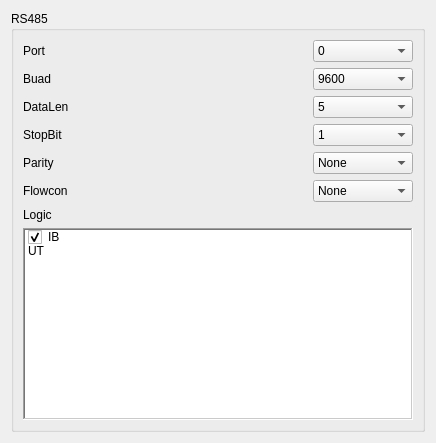
     <widget class="QWidget" name="page_RS485">
      <layout class="QVBoxLayout" name="verticalLayout_33">
       <item>
        <widget class="QGroupBox" name="Serial_RS485">
         <property name="font">
          <font>
           <weight>50</weight>
           <bold>false</bold>
          </font>
         </property>
         <property name="title">
          <string>RS485</string>
         </property>
         <property name="flat">
          <bool>true</bool>
         </property>
         <property name="checkable">
          <bool>false</bool>
         </property>
         <layout class="QVBoxLayout" name="verticalLayout_32">
          <item>
           <layout class="QHBoxLayout" name="horizontalLayout_71">
            <item>
             <widget class="QLabel" name="label_80">
              <property name="text">
               <string>Port</string>
              </property>
             </widget>
            </item>
            <item>
             <spacer name="horizontalSpacer_79">
              <property name="orientation">
               <enum>Qt::Horizontal</enum>
              </property>
              <property name="sizeHint" stdset="0">
               <size>
                <width>238</width>
                <height>20</height>
               </size>
              </property>
             </spacer>
            </item>
            <item>
             <widget class="QComboBox" name="Serial_RS485_Buad_Enum_Text_3">
              <property name="minimumSize">
               <size>
                <width>100</width>
                <height>0</height>
               </size>
              </property>
              <item>
               <property name="text">
                <string>0</string>
               </property>
               <property name="icon">
                <iconset resource="../IDE.qrc">
                 <normaloff>:/Menu/rc/Menu/comm.ico</normaloff>:/Menu/rc/Menu/comm.ico</iconset>
               </property>
              </item>
              <item>
               <property name="text">
                <string>1</string>
               </property>
               <property name="icon">
                <iconset resource="../IDE.qrc">
                 <normaloff>:/Menu/rc/Menu/comm.ico</normaloff>:/Menu/rc/Menu/comm.ico</iconset>
               </property>
              </item>
              <item>
               <property name="text">
                <string>2</string>
               </property>
               <property name="icon">
                <iconset resource="../IDE.qrc">
                 <normaloff>:/Menu/rc/Menu/comm.ico</normaloff>:/Menu/rc/Menu/comm.ico</iconset>
               </property>
              </item>
              <item>
               <property name="text">
                <string>3</string>
               </property>
               <property name="icon">
                <iconset resource="../IDE.qrc">
                 <normaloff>:/Menu/rc/Menu/comm.ico</normaloff>:/Menu/rc/Menu/comm.ico</iconset>
               </property>
              </item>
              <item>
               <property name="text">
                <string>4</string>
               </property>
               <property name="icon">
                <iconset resource="../IDE.qrc">
                 <normaloff>:/Menu/rc/Menu/comm.ico</normaloff>:/Menu/rc/Menu/comm.ico</iconset>
               </property>
              </item>
              <item>
               <property name="text">
                <string>5</string>
               </property>
               <property name="icon">
                <iconset resource="../IDE.qrc">
                 <normaloff>:/Menu/rc/Menu/comm.ico</normaloff>:/Menu/rc/Menu/comm.ico</iconset>
               </property>
              </item>
              <item>
               <property name="text">
                <string>6</string>
               </property>
               <property name="icon">
                <iconset resource="../IDE.qrc">
                 <normaloff>:/Menu/rc/Menu/comm.ico</normaloff>:/Menu/rc/Menu/comm.ico</iconset>
               </property>
              </item>
              <item>
               <property name="text">
                <string>7</string>
               </property>
               <property name="icon">
                <iconset resource="../IDE.qrc">
                 <normaloff>:/Menu/rc/Menu/comm.ico</normaloff>:/Menu/rc/Menu/comm.ico</iconset>
               </property>
              </item>
              <item>
               <property name="text">
                <string>8</string>
               </property>
               <property name="icon">
                <iconset resource="../IDE.qrc">
                 <normaloff>:/Menu/rc/Menu/comm.ico</normaloff>:/Menu/rc/Menu/comm.ico</iconset>
               </property>
              </item>
              <item>
               <property name="text">
                <string>9</string>
               </property>
               <property name="icon">
                <iconset resource="../IDE.qrc">
                 <normaloff>:/Menu/rc/Menu/comm.ico</normaloff>:/Menu/rc/Menu/comm.ico</iconset>
               </property>
              </item>
             </widget>
            </item>
           </layout>
          </item>
          <item>
           <layout class="QHBoxLayout" name="horizontalLayout_33">
            <item>
             <widget class="QLabel" name="label_51">
              <property name="text">
               <string>Buad   </string>
              </property>
             </widget>
            </item>
            <item>
             <spacer name="horizontalSpacer_58">
              <property name="orientation">
               <enum>Qt::Horizontal</enum>
              </property>
              <property name="sizeHint" stdset="0">
               <size>
                <width>238</width>
                <height>20</height>
               </size>
              </property>
             </spacer>
            </item>
            <item>
             <widget class="QComboBox" name="Serial_RS485_Buad_Enum_Text">
              <property name="minimumSize">
               <size>
                <width>100</width>
                <height>0</height>
               </size>
              </property>
              <item>
               <property name="text">
                <string>9600</string>
               </property>
               <property name="icon">
                <iconset resource="../IDE.qrc">
                 <normaloff>:/Menu/rc/Menu/eye.png</normaloff>:/Menu/rc/Menu/eye.png</iconset>
               </property>
              </item>
              <item>
               <property name="text">
                <string>19200</string>
               </property>
               <property name="icon">
                <iconset resource="../IDE.qrc">
                 <normaloff>:/Menu/rc/Menu/eye.png</normaloff>:/Menu/rc/Menu/eye.png</iconset>
               </property>
              </item>
              <item>
               <property name="text">
                <string>38400</string>
               </property>
               <property name="icon">
                <iconset resource="../IDE.qrc">
                 <normaloff>:/Menu/rc/Menu/eye.png</normaloff>:/Menu/rc/Menu/eye.png</iconset>
               </property>
              </item>
              <item>
               <property name="text">
                <string>57600</string>
               </property>
               <property name="icon">
                <iconset resource="../IDE.qrc">
                 <normaloff>:/Menu/rc/Menu/eye.png</normaloff>:/Menu/rc/Menu/eye.png</iconset>
               </property>
              </item>
              <item>
               <property name="text">
                <string>115200</string>
               </property>
               <property name="icon">
                <iconset resource="../IDE.qrc">
                 <normaloff>:/Menu/rc/Menu/eye.png</normaloff>:/Menu/rc/Menu/eye.png</iconset>
               </property>
              </item>
              <item>
               <property name="text">
                <string>125000</string>
               </property>
               <property name="icon">
                <iconset resource="../IDE.qrc">
                 <normaloff>:/Menu/rc/Menu/eye.png</normaloff>:/Menu/rc/Menu/eye.png</iconset>
               </property>
              </item>
             </widget>
            </item>
           </layout>
          </item>
          <item>
           <layout class="QHBoxLayout" name="horizontalLayout_34">
            <item>
             <widget class="QLabel" name="label_52">
              <property name="text">
               <string>DataLen</string>
              </property>
             </widget>
            </item>
            <item>
             <spacer name="horizontalSpacer_59">
              <property name="orientation">
               <enum>Qt::Horizontal</enum>
              </property>
              <property name="sizeHint" stdset="0">
               <size>
                <width>238</width>
                <height>20</height>
               </size>
              </property>
             </spacer>
            </item>
            <item>
             <widget class="QComboBox" name="Serial_RS485_DataLen_Enum_Text">
              <property name="minimumSize">
               <size>
                <width>100</width>
                <height>0</height>
               </size>
              </property>
              <item>
               <property name="text">
                <string>5</string>
               </property>
               <property name="icon">
                <iconset resource="../IDE.qrc">
                 <normaloff>:/Menu/rc/Menu/build.png</normaloff>:/Menu/rc/Menu/build.png</iconset>
               </property>
              </item>
              <item>
               <property name="text">
                <string>6</string>
               </property>
               <property name="icon">
                <iconset resource="../IDE.qrc">
                 <normaloff>:/Menu/rc/Menu/build.png</normaloff>:/Menu/rc/Menu/build.png</iconset>
               </property>
              </item>
              <item>
               <property name="text">
                <string>7</string>
               </property>
               <property name="icon">
                <iconset resource="../IDE.qrc">
                 <normaloff>:/Menu/rc/Menu/build.png</normaloff>:/Menu/rc/Menu/build.png</iconset>
               </property>
              </item>
              <item>
               <property name="text">
                <string>8</string>
               </property>
               <property name="icon">
                <iconset resource="../IDE.qrc">
                 <normaloff>:/Menu/rc/Menu/build.png</normaloff>:/Menu/rc/Menu/build.png</iconset>
               </property>
              </item>
             </widget>
            </item>
           </layout>
          </item>
          <item>
           <layout class="QHBoxLayout" name="horizontalLayout_35">
            <item>
             <widget class="QLabel" name="label_53">
              <property name="text">
               <string>StopBit</string>
              </property>
             </widget>
            </item>
            <item>
             <spacer name="horizontalSpacer_60">
              <property name="orientation">
               <enum>Qt::Horizontal</enum>
              </property>
              <property name="sizeHint" stdset="0">
               <size>
                <width>238</width>
                <height>20</height>
               </size>
              </property>
             </spacer>
            </item>
            <item>
             <widget class="QComboBox" name="Serial_RS485_StopBit_Enum_Text">
              <property name="minimumSize">
               <size>
                <width>100</width>
                <height>0</height>
               </size>
              </property>
              <item>
               <property name="text">
                <string>1</string>
               </property>
               <property name="icon">
                <iconset resource="../IDE.qrc">
                 <normaloff>:/Menu/rc/Menu/bringtofront.png</normaloff>:/Menu/rc/Menu/bringtofront.png</iconset>
               </property>
              </item>
              <item>
               <property name="text">
                <string>1.5</string>
               </property>
               <property name="icon">
                <iconset resource="../IDE.qrc">
                 <normaloff>:/Menu/rc/Menu/bringtofront.png</normaloff>:/Menu/rc/Menu/bringtofront.png</iconset>
               </property>
              </item>
              <item>
               <property name="text">
                <string>2</string>
               </property>
               <property name="icon">
                <iconset resource="../IDE.qrc">
                 <normaloff>:/Menu/rc/Menu/bringtofront.png</normaloff>:/Menu/rc/Menu/bringtofront.png</iconset>
               </property>
              </item>
             </widget>
            </item>
           </layout>
          </item>
          <item>
           <layout class="QHBoxLayout" name="horizontalLayout_36">
            <item>
             <widget class="QLabel" name="label_54">
              <property name="text">
               <string>Parity </string>
              </property>
             </widget>
            </item>
            <item>
             <spacer name="horizontalSpacer_61">
              <property name="orientation">
               <enum>Qt::Horizontal</enum>
              </property>
              <property name="sizeHint" stdset="0">
               <size>
                <width>125</width>
                <height>17</height>
               </size>
              </property>
             </spacer>
            </item>
            <item>
             <widget class="QComboBox" name="Serial_RS485_Parity_Enum_Text">
              <property name="minimumSize">
               <size>
                <width>100</width>
                <height>0</height>
               </size>
              </property>
              <item>
               <property name="text">
                <string>None</string>
               </property>
               <property name="icon">
                <iconset resource="../IDE.qrc">
                 <normaloff>:/Menu/rc/Menu/help.png</normaloff>:/Menu/rc/Menu/help.png</iconset>
               </property>
              </item>
              <item>
               <property name="text">
                <string>Odd</string>
               </property>
               <property name="icon">
                <iconset resource="../IDE.qrc">
                 <normaloff>:/Menu/rc/Menu/help.png</normaloff>:/Menu/rc/Menu/help.png</iconset>
               </property>
              </item>
              <item>
               <property name="text">
                <string>Even</string>
               </property>
               <property name="icon">
                <iconset resource="../IDE.qrc">
                 <normaloff>:/Menu/rc/Menu/help.png</normaloff>:/Menu/rc/Menu/help.png</iconset>
               </property>
              </item>
              <item>
               <property name="text">
                <string>Mark</string>
               </property>
               <property name="icon">
                <iconset resource="../IDE.qrc">
                 <normaloff>:/Menu/rc/Menu/help.png</normaloff>:/Menu/rc/Menu/help.png</iconset>
               </property>
              </item>
              <item>
               <property name="text">
                <string>Space</string>
               </property>
               <property name="icon">
                <iconset resource="../IDE.qrc">
                 <normaloff>:/Menu/rc/Menu/help.png</normaloff>:/Menu/rc/Menu/help.png</iconset>
               </property>
              </item>
             </widget>
            </item>
           </layout>
          </item>
          <item>
           <layout class="QHBoxLayout" name="horizontalLayout_37">
            <item>
             <widget class="QLabel" name="label_55">
              <property name="text">
               <string>Flowcon</string>
              </property>
             </widget>
            </item>
            <item>
             <spacer name="horizontalSpacer_62">
              <property name="orientation">
               <enum>Qt::Horizontal</enum>
              </property>
              <property name="sizeHint" stdset="0">
               <size>
                <width>125</width>
                <height>17</height>
               </size>
              </property>
             </spacer>
            </item>
            <item>
             <widget class="QComboBox" name="Serial_RS485_Flowcon_Enum_Text">
              <property name="minimumSize">
               <size>
                <width>100</width>
                <height>0</height>
               </size>
              </property>
              <item>
               <property name="text">
                <string>None</string>
               </property>
               <property name="icon">
                <iconset resource="../IDE.qrc">
                 <normaloff>:/Menu/rc/Menu/fail.png</normaloff>:/Menu/rc/Menu/fail.png</iconset>
               </property>
              </item>
              <item>
               <property name="text">
                <string>HardWare</string>
               </property>
               <property name="icon">
                <iconset resource="../IDE.qrc">
                 <normaloff>:/Menu/rc/Menu/comm.ico</normaloff>:/Menu/rc/Menu/comm.ico</iconset>
               </property>
              </item>
              <item>
               <property name="text">
                <string>SoftWare</string>
               </property>
               <property name="icon">
                <iconset resource="../IDE.qrc">
                 <normaloff>:/Menu/rc/Menu/ftp.png</normaloff>:/Menu/rc/Menu/ftp.png</iconset>
               </property>
              </item>
             </widget>
            </item>
           </layout>
          </item>
          <item>
           <widget class="QLabel" name="label_35">
            <property name="text">
             <string>Logic</string>
            </property>
           </widget>
          </item>
          <item>
           <widget class="UpSelecQListWidget" name="Serial_RS485_Logic_Check_Item">
            <property name="frameShape">
             <enum>QFrame::WinPanel</enum>
            </property>
            <property name="selectionMode">
             <enum>QAbstractItemView::MultiSelection</enum>
            </property>
            <item>
             <property name="text">
              <string>IB</string>
             </property>
             <property name="checkState">
              <enum>Checked</enum>
             </property>
             <property name="icon">
              <iconset resource="../IDE.qrc">
               <normaloff>:/Menu/rc/Menu/chat.png</normaloff>:/Menu/rc/Menu/chat.png</iconset>
             </property>
            </item>
            <item>
             <property name="text">
              <string>UT</string>
             </property>
             <property name="checkState">
              <enum>Unchecked</enum>
             </property>
             <property name="icon">
              <iconset resource="../IDE.qrc">
               <normaloff>:/Menu/rc/Menu/chat.png</normaloff>:/Menu/rc/Menu/chat.png</iconset>
             </property>
            </item>
           </widget>
          </item>
         </layout>
        </widget>
       </item>
      </layout>
     </widget>
